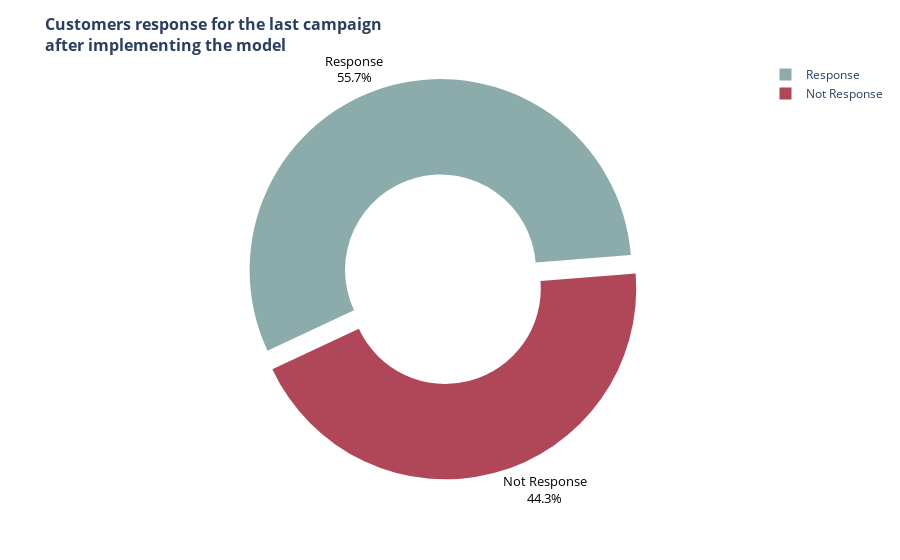

Notebook code cell kept with this figure:
### Code cell
labels = ['Not Response', 'Response']
response_after_chart = px.pie(response_after, values=response_after['count'], color=response_after['Response'], names = labels, color_discrete_sequence=["#B04759","#8BACAA"], hole=0.5)
response_after_chart.update_traces(textposition="outside", textfont=dict(color="black",size=13), textinfo="label+percent",pull=[0.1,0,0,0,0],rotation = -115)
response_after_chart.update_layout(title="<b>Customers response for the last campaign<br>after implementing the model</b>", title_font=dict(size=16))
response_after_chart

### Figure 1 — Plotly figure (JSON) as saved in the notebook; plotly's stock layout.template omitted (floating-point values rounded to 4 significant figures)
{"data": [{"customdata": [["Not Response"], ["Response"]], "domain": {"x": [0, 1], "y": [0, 1]}, "hole": 0.5, "hovertemplate": "label=%{label}<br>count=%{value}<br>Response=%{customdata[0]}<extra></extra>", "labels": ["Not Response", "Response"], "legendgroup": "", "marker": {"colors": ["#B04759", "#8BACAA"]}, "name": "", "pull": [0.1, 0, 0, 0, 0], "rotation": -115, "showlegend": true, "textfont": {"color": "black", "size": 13}, "textinfo": "label+percent", "textposition": "outside", "type": "pie", "values": [606, 762]}], "layout": {"legend": {"tracegroupgap": 0}, "margin": {"t": 60}, "piecolorway": ["#B04759", "#8BACAA"], "title": {"font": {"size": 16}, "text": "<b>Customers response for the last campaign<br>after implementing the model</b>"}}}
